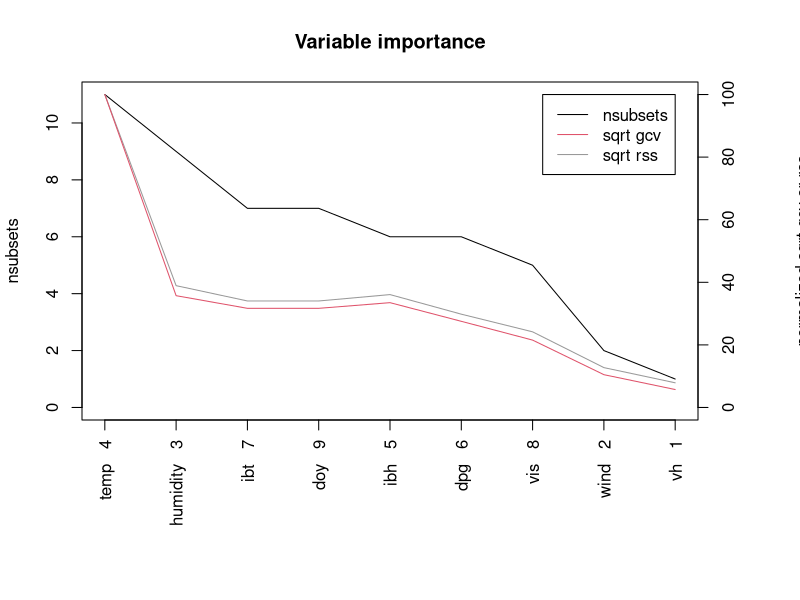

Recreate this plot in R.
library(earth)


### Name: plot.evimp
### Title: Plot an evimp object (created by the evimp function)
### Aliases: plot.evimp
### Keywords: models

### ** Examples

data(ozone1)
earth.mod <- earth(O3 ~ ., data=ozone1, degree=2)
ev <- evimp(earth.mod)
plot(ev)
print(ev)
